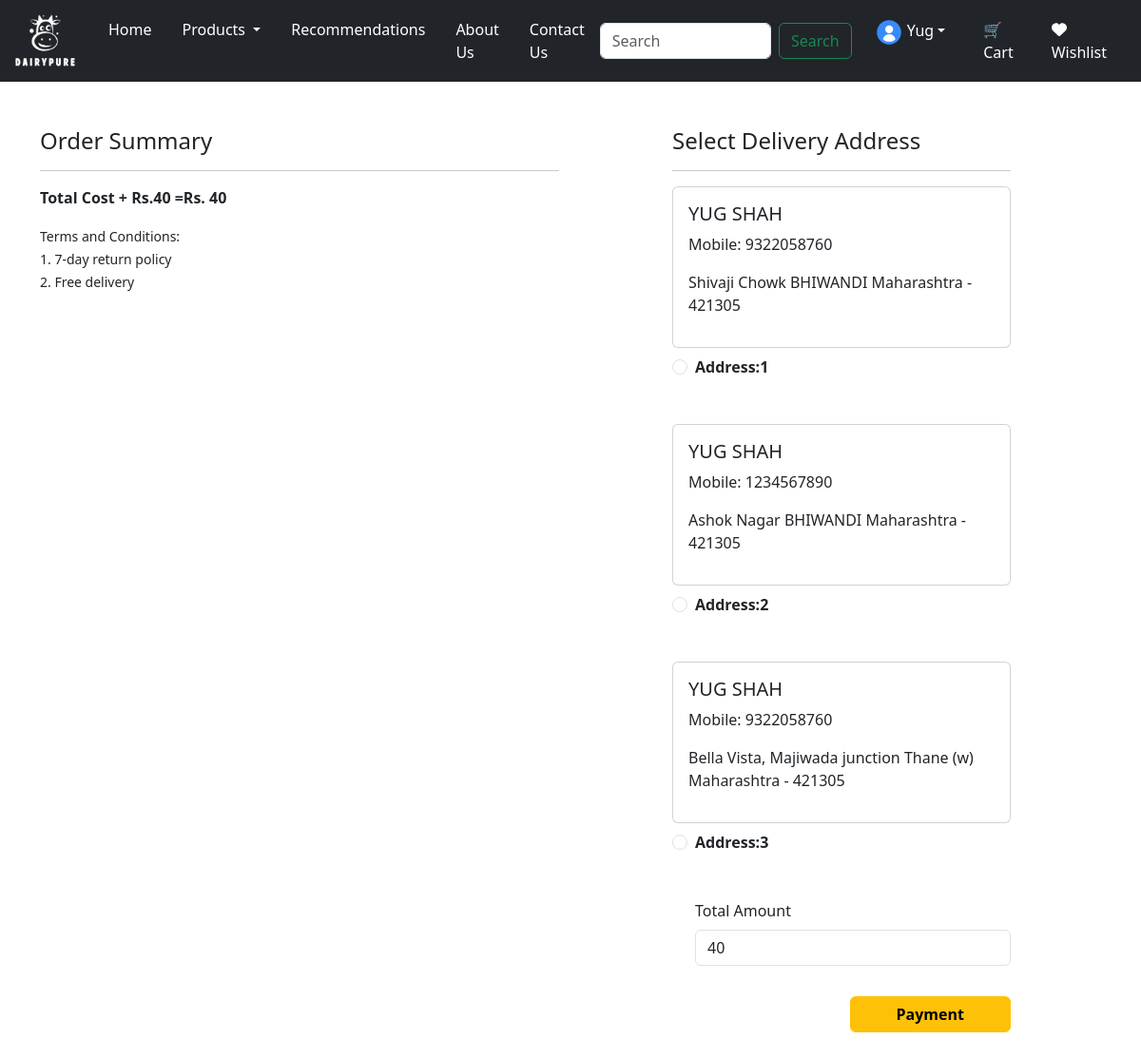
The page /checkout/ (signed in) on the database its author committed.
### app/models.py (models this page shows, shortened)
class Customer(models.Model):
    user = models.ForeignKey(User, on_delete=models.CASCADE)
    name = models.CharField(max_length=200)
    locality = models.CharField(max_length=200)
    city = models.CharField(max_length=50)
    mobile = models.IntegerField(default=0)
    zipcode = models.IntegerField()
    state = models.CharField(choices=STATE_CHOICES, max_length=100)

### app/views.py (the view, shortened to what this page needs)
# urls.py: path('checkout/', views.checkout.as_view(), name='checkout'),
@method_decorator(login_required, name='dispatch')
class checkout(View):
    def get(self, request):
        totalitem = 0
        wishitem = 0
        if request.user.is_authenticated:
            totalitem = len(Cart.objects.filter(user=request.user))
            wishitem = len(Wishlist.objects.filter(user=request.user))
        user = request.user
        add = Customer.objects.filter(user=user)
        cart_items = Cart.objects.filter(user=user)
        amount = 0
        for p in cart_items:
            value = p.quantity * p.product.discounted_price
            amount = amount + value
        totalamount = amount + 40
        razoramount = int(totalamount * 100)
        client = razorpay.Client(auth=(settings.RAZOR_KEY_ID, settings.RAZOR_KEY_SECRET))
        data = {'amount': razoramount, 'currency': 'INR', 'receipt': 'order_rcptid_11'}
        payment_response = client.order.create(data=data)
        print(payment_response)
        order_id = payment_response['id']
        order_status = payment_response['status']
        return render(request, 'app/checkout.html', locals())

### app/templates/app/checkout.html (shortened to what this page needs)
{% extends 'app/base.html' %}
{% load static %}
{% block main-content %}
<div class="container">
    <div class="row mt-5">
        <div class="col-sm-6">
            <h4>Order Summary</h4><hr>
            <p class="fw-bold">Total Cost + Rs.40 =Rs. {{totalamount}}</p>
            <small>Terms and Conditions: <br> 1. 7-day return policy <br> 2. Free delivery </small>
        </div>
        <div class="col-sm-4 offset-sm-1">
            <h4>Select Delivery Address</h4><hr>
            <form method="post" id="myform">
                {% for ad in add %}
                <div class="card">
                    <div class="card-body">
                        <h5>{{ad.name}}</h5>
                        <p>Mobile: {{ad.mobile}}</p>
                        <p>{{ad.locality}} {{ad.city}} {{ad.state}} - {{ad.zipcode}}</p>
                    </div>
                </div>
                <div class="form-check mt-2 mb-5">
                    <input class="form-check-input" type="radio" name="custid" id="custadd{{forloop.counter}}" value="{{ad.id}}">
                    <label class="form-check-label fw-bold" for="custadd{{forloop.counter}}">Address:{{forloop.counter}}</label>
                </div>
                {% endfor %}
                <div class="form-check mb-3">
                    <label for="totalamount" class="form-label">Total Amount</label>
                    <input type="number" class="form-control" name="totalamount" value="{{totalamount}}" readonly>
                </div>
                <div class="text-end">
                    <button id="rzp-button1" type="submit" class="btn btn-warning mt-3 px-5 fw-bold">Payment</button><br><br><br>
                </div>
            </form>
        </div>
    </div>
</div>
{% endblock main-content %}

### app/templates/app/base.html (shortened to what this page needs)
<!DOCTYPE html>
{% load static %}
<html lang="en">
<head>
    <link href="https://cdn.jsdelivr.net/npm/bootstrap@5.3.3/dist/css/bootstrap.min.css" rel="stylesheet">
    <link rel="stylesheet" href="{% static 'app/css/owl.carousel.min.css' %}" />
    <link rel="stylesheet" href="{% static 'app/css/all.min.css' %}" />
    <link rel="stylesheet" href="{% static 'app/css/style.css' %}" />
</head>
<body>
<nav class="navbar navbar-expand-lg navbar-dark bg-dark">
  <div class="container-fluid">
    <a class="navbar-brand" href="/">
      <img src="{% static 'app/images/logo2.png' %}" width="70" height="60"/>
    </a>
    <div class="collapse navbar-collapse" id="navbarSupportedContent">
      <ul class="navbar-nav me-auto mb-2 mb-lg-0">
        <li class="nav-item mx-2">
          <a class="nav-link active" aria-current="page" href="/">Home</a>
        </li>
        <li class="nav-item dropdown mx-2">
          <a class="nav-link text-white dropdown-toggle" href="#" role="button" data-bs-toggle="dropdown" aria-expanded="false">
            Products
          </a>
        </li>
        <li class="nav-item mx-2">
          <a class="nav-link text-white" href="{% url 'about' %}">Recommendations</a>
        </li>
        <li class="nav-item mx-2">
          <a class="nav-link text-white" href="{% url 'about' %}">About Us</a>
        </li>
        <li class="nav-item mx-2">
          <a class="nav-link text-white" href="{% url 'contact' %}">Contact Us</a>
        </li>
      </ul>
      <form class="d-flex" role="search" action="/search">
        <input class="form-control me-2" type="search" placeholder="Search" name="search" aria-label="Search">
        <button class="btn btn-outline-success" type="submit">Search</button>
      </form>
      <ul class="navbar-nav">
        <li class="nav-item dropdown mx-3">
          <a class="nav-link text-white dropdown-toggle" href="#" id="profileDropdown" role="button" data-bs-toggle="dropdown" aria-expanded="false"><img src="{% static 'app/images/blue-profile-icon.png' %}" height="30" width="30"> {{request.user}}</a>
        </li>
        <li class="nav-item mx-2">
          <a href="{% url 'showcart' %}" class="nav-link text-white"> 🛒Cart</a>
        </li>
        <li class="nav-item mx-3">
          <a href="{% url 'showwishlist' %}" class="nav-link text-white"> <i class="fa fa-heart"></i> Wishlist</a>
        </li>
      </ul>
    </div>
  </div>
</nav>
{% block main-content %}{% endblock main-content %}
</body>
</html>

### rows shown on the page
Customer: name "YUG SHAH", mobile "9322058760", locality "Shivaji Chowk", city "BHIWANDI", state "Maharashtra", zipcode "421305"
Customer: name "YUG SHAH", mobile "1234567890", locality "Ashok Nagar", city "BHIWANDI", state "Maharashtra", zipcode "421305"
Customer: name "YUG SHAH", mobile "9322058760", locality "Bella Vista, Majiwada junction", city "Thane (w)", state "Maharashtra", zipcode "421305"

### other values the page prints
{{ request.user }} "Yug"
{{ totalamount }} "40"
